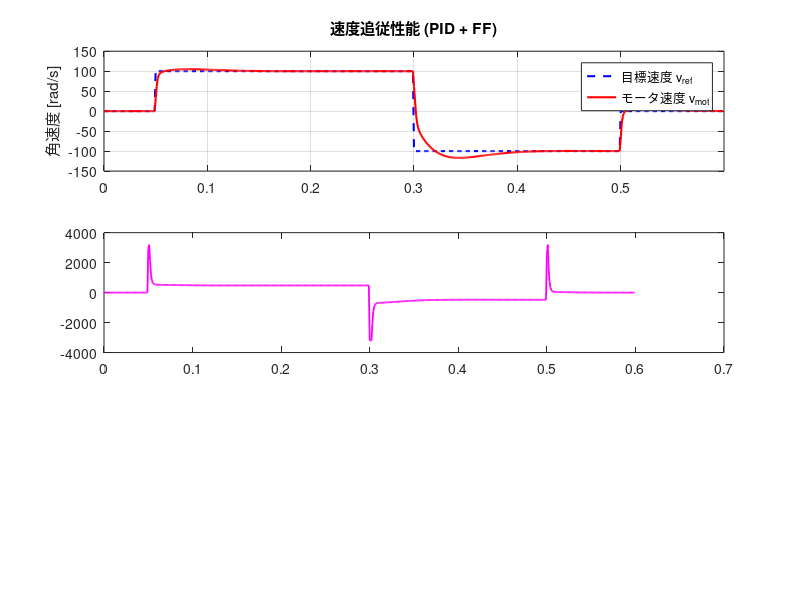

MATLAB code for this plot: (Note: this script raises an error after producing the figure.)
%% task2_pid_control.m (課題2 解答: PIDコントローラと飽和処理)
%  RDS E2023 車輪速度制御の PID フィードバック制御器および飽和処理の実装
%
%  【課題内容】
%  1. 目標速度 y_ref と フィードバック速度 v_fb から偏差 err を計算する．
%  2. PID 制御演算式（P項 + I項 + D項）を実装する．
%  3. 全制御入力 a_pwm_raw を求め，±PWM_MAX で飽和 (Saturation) させる．
%  4. ステップ目標値に対する追従波形と PWM 制御入力を確認する．

clear; clc; close all;

%% ===== Section 1: 定数パラメータ =====
Ts = 0.001;                 % [s] 制御周期 (1 ms)
ENC_IMP = 2048.0;           % [pulse/rev]
ENC_ROM = 4.0;              % 4逓倍
MOT_PLS_PER_1REV = ENC_IMP * ENC_ROM; % = 8192 [pulse/rev]
WHL_PULSESEC_TO_MOT_ANGVEL = 2.0 * pi / MOT_PLS_PER_1REV; % [rad/pulse]
K_enc = 1.0 / WHL_PULSESEC_TO_MOT_ANGVEL;               % ≈ 1303.797 [pulse/rad]
PWM_MAX = 3198;             % 最大PWM指令値

% プラント離散時間モデル (Ad, Bd)
a_m = log(0.9504) / Ts;
b_m = (0.01039 / (1 - 0.9504)) * (-a_m);
Ad = [1,  K_enc * (1 - exp(a_m * Ts)) / (-a_m);
      0,  exp(a_m * Ts)];
Bd = [K_enc * (b_m / (-a_m)) * (Ts - (1 - exp(a_m * Ts)) / (-a_m));
      (b_m / (-a_m)) * (1 - exp(a_m * Ts))];

%% ===== Section 2: 制御器パラメータ =====
% PID ゲイン (RDS control.hpp 準拠)
Kp = 2.0;
Ki = 200.0;
Kd = 0.0;

% FF (Feed-Forward) 制御パラメータ
USE_FF = true;
ff_inv_b0 = 1.0 / 0.01039;
ff_inv_a1 = -0.9504 / 0.01039;
ff_lpf_a1 = -0.432736;
ff_lpf_b0 =  0.283632;
ff_lpf_b1 =  0.283632;

%% ===== Section 3: シミュレーション設定 =====
t_end = 0.6;                % 0.6秒間
N = round(t_end / Ts);
t = (0:N-1) * Ts;

% 目標速度プロファイル [rad/s] (ステップ反転)
v_ref = zeros(1, N);
v_ref(t >= 0.05 & t < 0.3) =  100.0;  % [rad/s]
v_ref(t >= 0.3 & t < 0.5)  = -100.0;  % [rad/s]
v_ref(t >= 0.5)            =    0.0;

%% ===== Section 4: 制御ループ実行 =====
x          = zeros(2, 1);   % 状態 x = [x_enc; v_mot]
i_sum      = 0.0;           % 積分値
e_prev     = 0.0;           % 前回偏差
prev_y_ref = 0.0;          % 前回目標値

ff_u_prev  = 0.0;
ff_lpf_u1  = 0.0;
ff_lpf_y1  = 0.0;

v_fb       = 0.0;           % フィードバック速度

log_v_ref  = zeros(1, N);
log_v_mot  = zeros(1, N);
log_a_pwm  = zeros(1, N);
log_p_term = zeros(1, N);
log_i_term = zeros(1, N);

for k = 1:N
    y_ref = v_ref(k);
    
    % 【課題 2-1 解答】偏差 err の計算
    err = y_ref - v_fb;
    
    % Anti-windup (目標値の符号反転時に積分リセット)
    if (prev_y_ref * y_ref < 0.0)
        i_sum = 0.0;
    else
        i_sum = i_sum + Ts * err;
    end
    
    % 【課題 2-2 解答】PID 制御入力 pid_pwm の計算
    pid_pwm = Kp * err + Ki * i_sum + Kd * (err - e_prev) / Ts;
    
    prev_y_ref = y_ref;
    e_prev     = err;
    
    % FF (Feed-Forward) 制御項
    if USE_FF
        ff_inv_out = ff_inv_b0 * y_ref + ff_inv_a1 * ff_u_prev;
        ff_u_prev  = y_ref;
        ff_pwm     = ff_lpf_b0 * ff_inv_out + ff_lpf_b1 * ff_lpf_u1 - ff_lpf_a1 * ff_lpf_y1;
        ff_lpf_u1  = ff_inv_out;
        ff_lpf_y1  = ff_pwm;
    else
        ff_pwm = 0.0;
    end
    
    % 【課題 2-3 解答】全制御入力と ±PWM_MAX 飽和処理
    a_pwm_raw = pid_pwm + ff_pwm;
    a_pwm     = max(-PWM_MAX, min(PWM_MAX, a_pwm_raw));
    
    % プラント状態更新
    x = Ad * x + Bd * a_pwm;
    
    % この課題では理想フィードバック (真のモータ速度) を使用
    v_fb = x(2);
    
    % ログ保存
    log_v_ref(k)  = y_ref;
    log_v_mot(k)  = x(2);
    log_a_pwm(k)  = a_pwm;
    log_p_term(k) = Kp * err;
    log_i_term(k) = Ki * i_sum;
end

%% ===== Section 5: プロット =====
figure('Name', '課題2: PID制御と飽和処理 (解答)', 'Position', [200, 150, 900, 650]);

subplot(3, 1, 1);
plot(t, log_v_ref, 'b--', 'LineWidth', 1.5, 'DisplayName', '目標速度 v_{ref}'); hold on;
plot(t, log_v_mot, 'r-',  'LineWidth', 1.5, 'DisplayName', 'モータ速度 v_{mot}');
ylabel('角速度 [rad/s]'); title('速度追従性能 (PID + FF)'); legend('Location', 'best'); grid on; xlim([0, t_end]);

subplot(3, 1, 2);
plot(t, log_a_pwm, 'm-', 'LineWidth', 1.3, 'DisplayName', '制御入力 a_{pwm}'); hold on;
yline( PWM_MAX, 'k--', 'PWM MAX (+3198)', 'DisplayName', 'PWM上限');
yline(-PWM_MAX, 'k--', 'PWM MIN (-3198)', 'DisplayName', 'PWM下限');
ylabel('PWM [count]'); title('制御入力 a_{pwm} (飽和リミット付き)'); legend('Location', 'best'); grid on; xlim([0, t_end]);

subplot(3, 1, 3);
plot(t, log_p_term, 'g-', 'LineWidth', 1.2, 'DisplayName', 'P項 (Kp * err)'); hold on;
plot(t, log_i_term, 'c-', 'LineWidth', 1.2, 'DisplayName', 'I項 (Ki * \int err)');
ylabel('PWM成分 [count]'); xlabel('時間 [s]'); title('PID 各項の内訳'); legend('Location', 'best'); grid on; xlim([0, t_end]);
